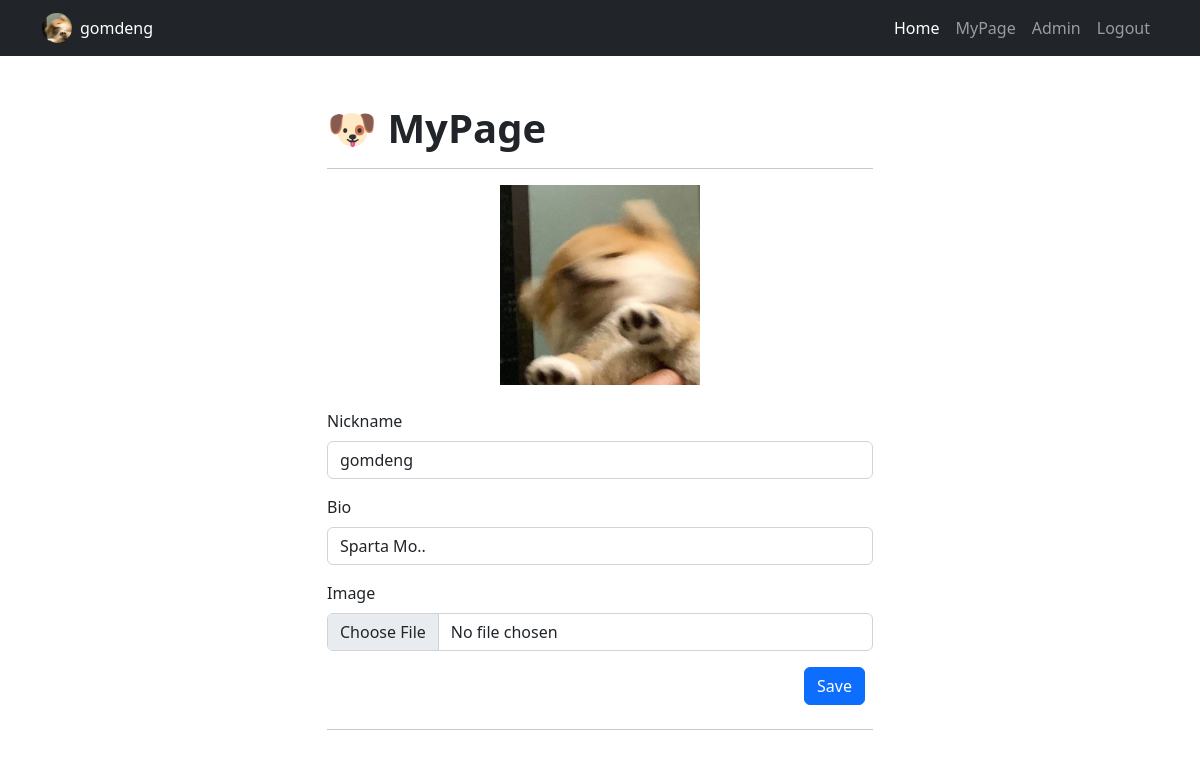
The app's page /user/user_profile/ (signed in) with its own data.
### user/models.py (models this page shows)
class User(AbstractUser, TimestampModel):
    nickname    = models.CharField(max_length=20, unique=True)
    profile_img = models.ImageField(blank=True, upload_to='profile_imgs/', default='common/images/default.jpg')
    bio         = models.CharField(blank=True, max_length=200)

### user/views.py (the view)
# urls.py: path("user_profile/", views.user_profile, name="user_profile"),
@login_required
@require_http_methods(["GET", "POST"])
def user_profile(request):
    user = get_object_or_404(User, pk=request.user.pk)
    if request.method == "POST":
        form = UserProfileForm(request.POST, request.FILES, instance=user)
        if form.is_valid():
            form.save()
            return redirect("user:user_profile")
    else:
        form = UserProfileForm(instance=user)
        context = {
            "form": form,
            "user": user,
        }
        return render(request, "user/profile.html", context)

### user/forms.py
class UserProfileForm(forms.ModelForm):
    class Meta:
        model = User
        fields = ["nickname", "profile_img", "bio"]
        widgets = {
            'nickname': forms.TextInput(attrs={
                'class': 'form-control',
                'id': 'nickname',
                'placeholder': 'Nickname'
            }),
            'bio': forms.TextInput(attrs={
                'class': 'form-control',
                'id': 'bio',
                'placeholder': 'Bio'
            }),
            'profile_img': forms.FileInput(attrs={
                'class': 'form-control',
                'id': 'formFile'
            })
        }

### user/templates/user/profile.html (shortened to what this page needs)
{% extends 'base.html' %}
{% load static %}
{% block resource %}
    <link rel="stylesheet" href="{% static 'post/css/styles.css' %}">
{% endblock resource %}
{% block content %}
    <div class="container mt-5">
        <div class="row">
            <div class="col-lg-6 mx-auto">
                <div class="page-heading">
                    <h1 class="fw-bolder mb-1">🐶 MyPage</h1>
                </div>
                <hr>
                <figure class="mb-4" style="text-align: center">
                    <img src="{{ user.profile_img.url }}" class="profile-fixed-size" alt="Profile Image">
                </figure>
                <form action="{% url 'user:user_profile' %}" method="post" enctype="multipart/form-data">
                    <div class="mb-3">
                        <label for="nickname" class="form-label">Nickname</label>
                        {{ form.nickname }}
                    </div>
                    <div class="mb-3">
                        <label for="bio" class="form-label">Bio</label>
                        {{ form.bio }}
                    </div>
                    <div class="mb-3">
                        <label for="profile_img" class="form-label">Image</label>
                        {{ form.profile_img }}
                    </div>
                    <div class="mb-4 d-flex justify-content-end align-items-center">
                        <button type="submit" class="btn btn-primary me-2">Save</button>
                    </div>
                </form>
                <hr>
            </div>
        </div>
    </div>
{% endblock content %}

### common/templates/navbar.html (shortened to what this page needs)
<nav class="navbar navbar-expand-lg navbar-dark bg-dark">
    <div class="container">
        <div class="d-flex align-items-center">
            <img src="{{ user.profile_img.url }}" alt="Profile Image" class="rounded-circle" style="width: 30px; height: 30px; object-fit: cover; margin-right: 8px;">
            <span class="text-white">{{ request.user.nickname }}</span>
        </div>
        <div class="collapse navbar-collapse" id="navbarSupportedContent">
            <ul class="navbar-nav ms-auto mb-2 mb-lg-0">
                <li class="nav-item">
                    <a class="nav-link active" aria-current="page" href="{% url 'post:post_list' %}">Home</a>
                </li>
                <li class="nav-item"><a class="nav-link" href="{% url 'user:user_profile' %}">MyPage</a></li>
                {% if request.user.is_superuser == 1 or request.user.is_staff == 1 %}
                    <li class="nav-item"><a class="nav-link" href="{% url 'admin:index' %}">Admin</a></li>
                {% endif %}
                <li class="nav-item">
                    <form id="logout-form" action="{% url 'user:logout' %}" method="post">
                        <a class="nav-link" href="{% url 'user:logout' %}" onclick="document.getElementById('logout-form').submit(); return false;">Logout</a>
                    </form>
                </li>
            </ul>
        </div>
    </div>
</nav>

### records on screen
User: profile_img (picture), user.nickname "gomdeng", nickname "gomdeng", bio "Sparta Mo.."
